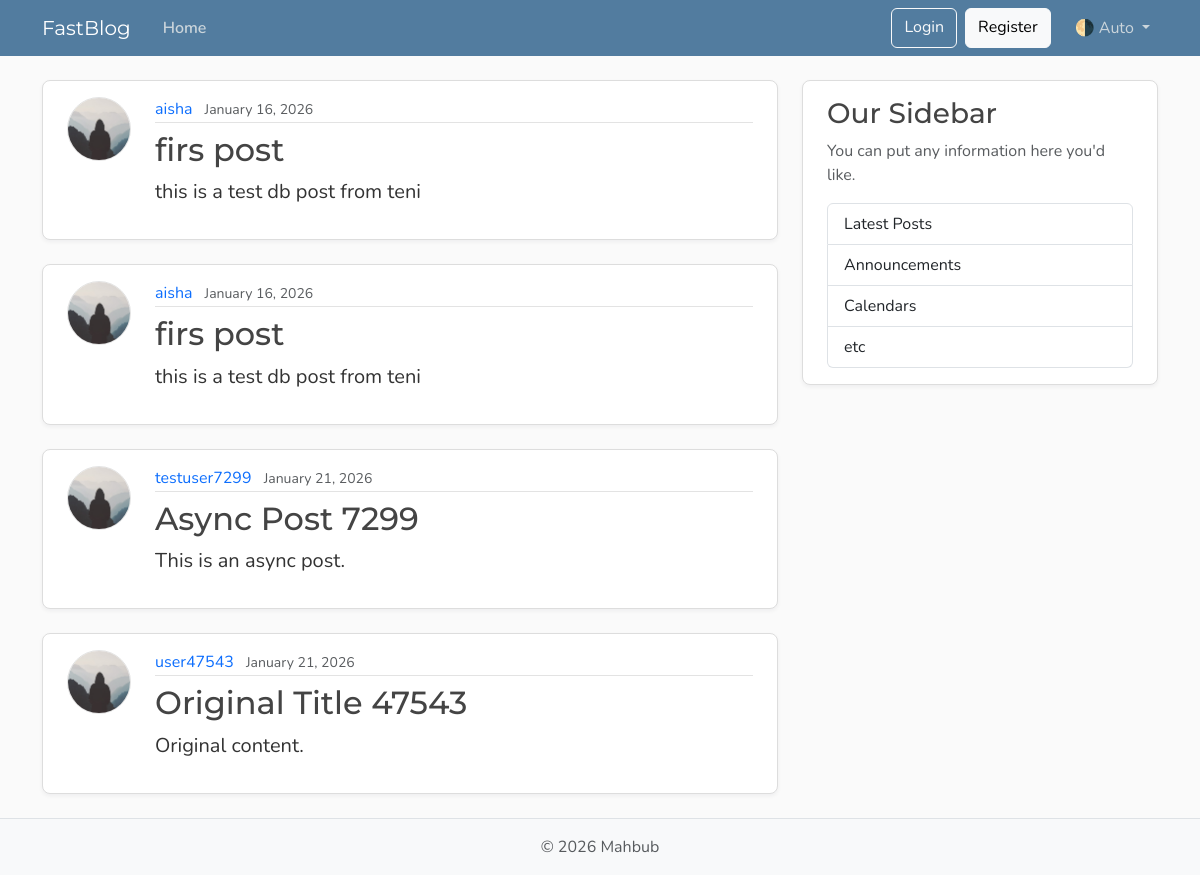
The page /posts on the database its author committed.
### models.py (models this page shows)
class Post(Base):
    __tablename__ = "posts"
    id: Mapped[int] = mapped_column(Integer, primary_key=True, index=True)
    title: Mapped[str] = mapped_column(String(100), nullable=False)
    content: Mapped[str] = mapped_column(Text, nullable=False)
    user_id: Mapped[int] = mapped_column(
        ForeignKey("users.id"),
        nullable=False,
        index=True,
    )
    date_posted: Mapped[datetime] = mapped_column(
        DateTime(timezone=True),
        default=lambda: datetime.now(UTC),
    )
    author: Mapped[User] = relationship(back_populates="posts")

class User(Base):
    __tablename__ = "users"
    id: Mapped[int] = mapped_column(Integer, primary_key=True, index=True)
    username: Mapped[str] = mapped_column(String(50), unique=True, nullable=False)
    email: Mapped[str] = mapped_column(String(120), unique=True, nullable=False)
    image_file: Mapped[str | None] = mapped_column(
        String(200),
        nullable=True,
        default=None,
    )
    posts: Mapped[list[Post]] = relationship(back_populates="author")
    @property
    def image_path(self) -> str:
        if self.image_file:
            return f"/media/profile_pics/{self.image_file}"
        return "/static/profile_pics/default.jpg"

### main.py (the view)
@app.get("/", include_in_schema=False, name="home")
@app.get("/posts", include_in_schema=False, name="posts")
async def home(request: Request, db: Annotated[AsyncSession, Depends(get_db)]):
    result = await db.execute(
        select(models.Post).options(selectinload(models.Post.author))
    )
    posts = result.scalars().all()
    return templates.TemplateResponse(
        request,
        "home.html",
        {"posts": posts, "title": "Home"},
    )

### database.py (called while the page is built)
async def get_db():
    async with AsyncSessionLocal() as session:
        yield session

### templates/home.html
{% extends "layout.html" %}
{% block content %}
  {% for post in posts %}
    <article class="content-section py-3 px-4 mb-4">
      <div class="d-flex align-items-start gap-4">
        <img class="rounded-circle article-img flex-shrink-0"
             src="{{ post.author.image_path }}"
             alt="{{ post.author.username }}'s profile picture"
             width="64"
             height="64"
             loading="lazy">
        <div class="flex-grow-1">
          <div class="article-metadata mb-2">
            <a class="me-2" href="{{ url_for('user_posts', user_id=post.author.id) }}">{{ post.author.username }}</a>
            <small class="text-body-secondary">{{ post.date_posted.strftime('%B %d, %Y') }}</small>
          </div>
          <h2>
            <a class="article-title" href="{{ url_for('post_page', post_id=post.id) }}">{{ post.title }}</a>
          </h2>
          <p class="article-content">{{ post.content }}</p>
        </div>
      </div>
    </article>
  {% endfor %}
{% endblock content %}

### static/css/main.css (style rules this page uses)
:root { --font-heading: "Montserrat", system-ui, -apple-system, BlinkMacSystemFont, sans-serif; --font-body: "Nunito", system-ui, -apple-system, BlinkMacSystemFont, sans-serif; --color-bg-body: #fafafa; --color-bg-content: #ffffff; --color-text-primary: #333333; --color-text-heading: #444444; --color-steel: #527c9f; --color-nav-link: #cbd5db; --color-nav-link-hover: #ffffff; --color-link-hover: #428bca; --color-border: #dddddd; --color-border-light: #e3e3e3; --spacing-xl: 5rem; --article-img-size: 4rem; --account-img-size: 7.813rem; }
body { font-family: var(--font-body); background: var(--color-bg-body); color: var(--color-text-primary); }
h1, h2, h3, h4, h5, h6 { font-family: var(--font-heading); color: var(--color-text-heading); }
a { text-decoration: none; }
.content-section { background: var(--color-bg-content); border: 1px solid var(--color-border); border-radius: 0.5rem; box-shadow: 0 2px 4px rgba(15, 23, 42, 0.05); transition: box-shadow 0.15s ease, transform 0.15s ease, border-color 0.15s ease; }
.article-title { color: var(--color-text-heading); transition: color 0.2s ease-in-out; }
.article-content { white-space: pre-line; font-size: 1.25rem; }
.article-img { height: var(--article-img-size); width: var(--article-img-size); flex-shrink: 0; object-fit: cover; border: 1px solid var(--color-border-light); box-shadow: 0 0 0 2px var(--color-bg-content); }
.article-metadata { padding-bottom: 0.063rem; border-bottom: 1px solid var(--color-border-light); }
.article-metadata a { transition: color 0.2s ease-in-out; }

### rows shown on the page
Post: author.username "aisha", date_posted "January 16, 2026", title "firs post", content "this is a test db post from teni"
Post: author.username "aisha", date_posted "January 16, 2026", title "firs post", content "this is a test db post from teni"
Post: author.username "testuser7299", date_posted "January 21, 2026", title "Async Post 7299", content "This is an async post."
Post: author.username "user47543", date_posted "January 21, 2026", title "Original Title 47543", content "Original content."
